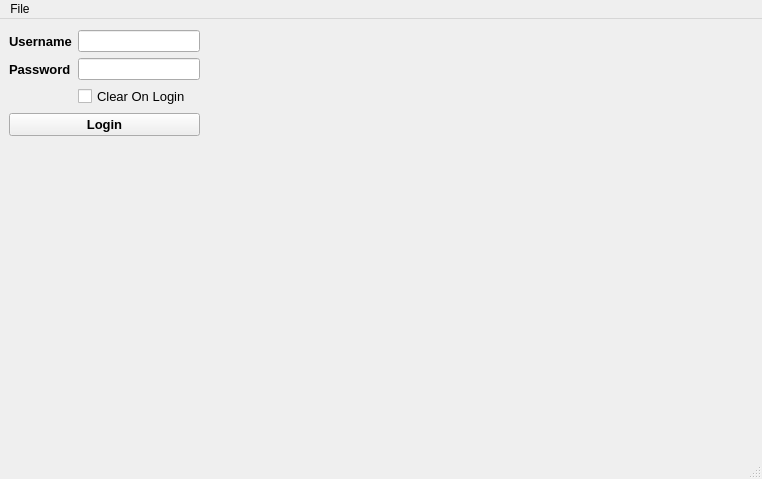
<?xml version="1.0" encoding="UTF-8"?>
<ui version="4.0">
 <class>MainWindow</class>
 <widget class="QMainWindow" name="MainWindow">
  <property name="windowModality">
   <enum>Qt::ApplicationModal</enum>
  </property>
  <property name="geometry">
   <rect>
    <x>0</x>
    <y>0</y>
    <width>762</width>
    <height>479</height>
   </rect>
  </property>
  <property name="windowTitle">
   <string>MainWindow</string>
  </property>
  <widget class="QWidget" name="centralwidget">
   <widget class="QWidget" name="layoutWidget">
    <property name="geometry">
     <rect>
      <x>9</x>
      <y>11</y>
      <width>191</width>
      <height>129</height>
     </rect>
    </property>
    <layout class="QFormLayout" name="formLayout">
     <item row="0" column="0">
      <widget class="QLabel" name="label1">
       <property name="font">
        <font>
         <pointsize>10</pointsize>
         <weight>75</weight>
         <bold>true</bold>
         <kerning>true</kerning>
        </font>
       </property>
       <property name="text">
        <string>Username</string>
       </property>
      </widget>
     </item>
     <item row="0" column="1">
      <widget class="QLineEdit" name="edit_user"/>
     </item>
     <item row="1" column="0">
      <widget class="QLabel" name="label2">
       <property name="font">
        <font>
         <pointsize>10</pointsize>
         <weight>75</weight>
         <bold>true</bold>
         <kerning>true</kerning>
        </font>
       </property>
       <property name="text">
        <string>Password</string>
       </property>
      </widget>
     </item>
     <item row="1" column="1">
      <widget class="QLineEdit" name="edit_pass">
       <property name="echoMode">
        <enum>QLineEdit::Password</enum>
       </property>
      </widget>
     </item>
     <item row="2" column="1">
      <widget class="QCheckBox" name="check_clear_on_login">
       <property name="font">
        <font>
         <pointsize>10</pointsize>
        </font>
       </property>
       <property name="text">
        <string>Clear On Login</string>
       </property>
      </widget>
     </item>
     <item row="3" column="0" colspan="2">
      <widget class="QPushButton" name="button_login">
       <property name="font">
        <font>
         <pointsize>10</pointsize>
         <weight>75</weight>
         <bold>true</bold>
        </font>
       </property>
       <property name="text">
        <string>Login</string>
       </property>
      </widget>
     </item>
    </layout>
   </widget>
  </widget>
  <widget class="QMenuBar" name="menubar">
   <property name="geometry">
    <rect>
     <x>0</x>
     <y>0</y>
     <width>762</width>
     <height>22</height>
    </rect>
   </property>
   <widget class="QMenu" name="menu_file">
    <property name="title">
     <string>File</string>
    </property>
    <addaction name="action_quit"/>
   </widget>
   <addaction name="menu_file"/>
  </widget>
  <widget class="QStatusBar" name="statusbar"/>
  <action name="action_quit">
   <property name="text">
    <string>Quit</string>
   </property>
  </action>
 </widget>
 <resources/>
 <connections/>
</ui>
